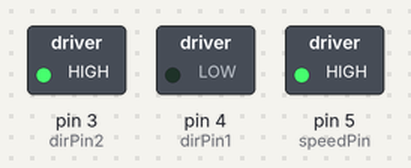
Bench run of a sketch on a simulated Arduino Uno, built with avr-gcc and run on an emulated ATmega328P. Shown: switched loads named in the sketch (green lamp = pin HIGH).

Above: at 0.05 s.
At 5.1 s:
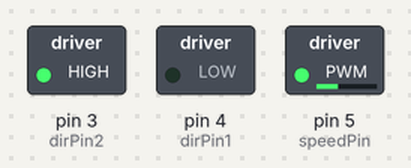
Timing chart, 0 to 5.9 s (numbered marks = the images above):
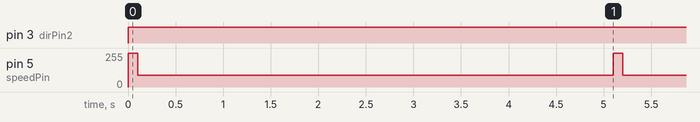

The sketch:

DCMotor.ino
```cpp
int speedPin=5; // Controls speed by giving an analogue write
int dirPin1=4; //Direction pin (one high, one low for direction)
int dirPin2=3; //Directon pin
int motorSpeed=90; //Will be written to speed pin


void setup() {
  // put your setup code here, to run once:
  pinMode(speedPin,OUTPUT);
  pinMode(dirPin1,OUTPUT);
  pinMode(dirPin2,OUTPUT);
  Serial.begin(9600);

}

void loop() {
  // put your main code here, to run repeatedly:
  digitalWrite(dirPin1,LOW); //Direction
  digitalWrite(dirPin2,HIGH); //Direction

  analogWrite(speedPin,255); //This is just to kick start the motor
  delay(100);
  analogWrite(speedPin,motorSpeed); //Turning the motor on
  delay(5000);

}
```

Measured:
- by itself, pin 3 (dirPin2): LOW → HIGH at 0.00 s
- by itself, pin 5 (speedPin): alternates 255/255 for 0.10 s and 90/255 for 5.0 s
